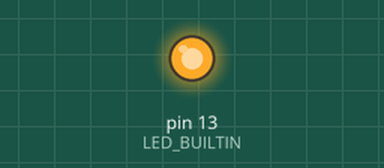
This sketch was run on a simulated Arduino Uno, built with avr-gcc and run on an emulated ATmega328P. Parts: output pins drawn as LEDs (lit = HIGH).

Above: at 0.1 s.
Timing chart, 0 to 1.6 s (numbered marks = the images above):
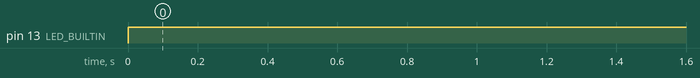

Measured:
- by itself, pin 13 (LED_BUILTIN): LOW → HIGH at 0.00 s

The sketch:

stuck.ino
```cpp
void setup() {
  pinMode(LED_BUILTIN, OUTPUT);
}

void loop() {
  digitalWrite(LED_BUILTIN, HIGH);
  delay(250);
}
```
